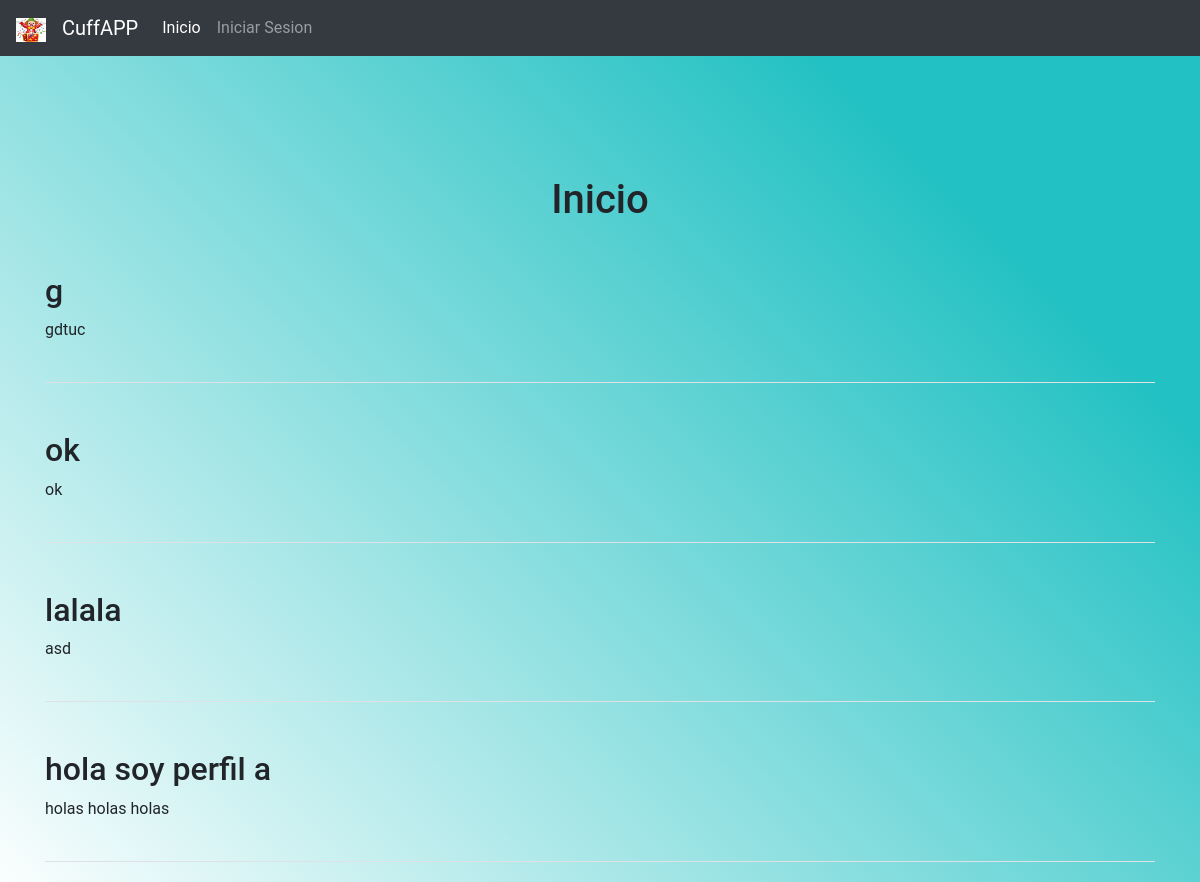
Before: / (upper part) with the older database file.
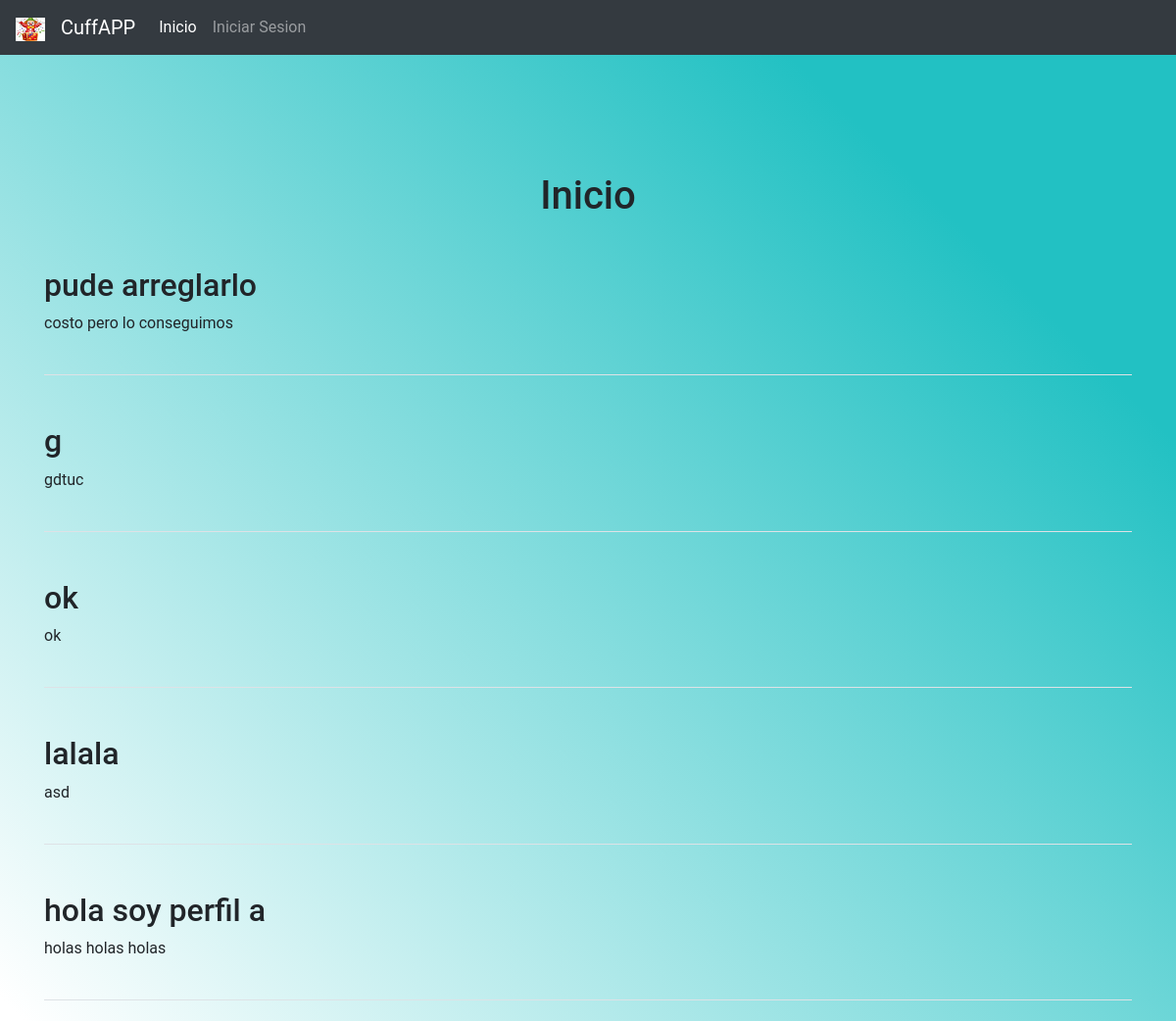
After: the same page with the newer database file.
### base/models.py (models this page shows, shortened)
class Post(models.Model):
    title = models.CharField (max_length=199)
    text = models.TextField()
    timestamp = models.DateTimeField(default=timezone.now)
    created = models.DateTimeField(auto_now_add = True)
    updated = models.DateTimeField(auto_now = True)
    user = models.ForeignKey(User, on_delete=models.CASCADE, related_name='posts')

### base/views.py (the view)
# urls.py: path('', views.home),
def home(request):
   posts = Post.objects.order_by('-created')
   return render (request, 'home.html', { 'posts' : posts })

### templates/home.html (shortened to what this page needs)
{% extends "layouts/main.html" %}
{% block content %}
<div class="container; text-center pt-5">
    <h1> Inicio </h1>
</div>
    {% for p in posts %}
    <div class="my-4 py-4 border-bottom">
     <h2> {{p.title}} </h2>
        <p> {{p.text}} </p>
    </div>
    {% endfor %}
{% endblock %}

Changed rows visible on the page:
added Post: title "pude arreglarlo", text "costo pero lo conseguimos"
